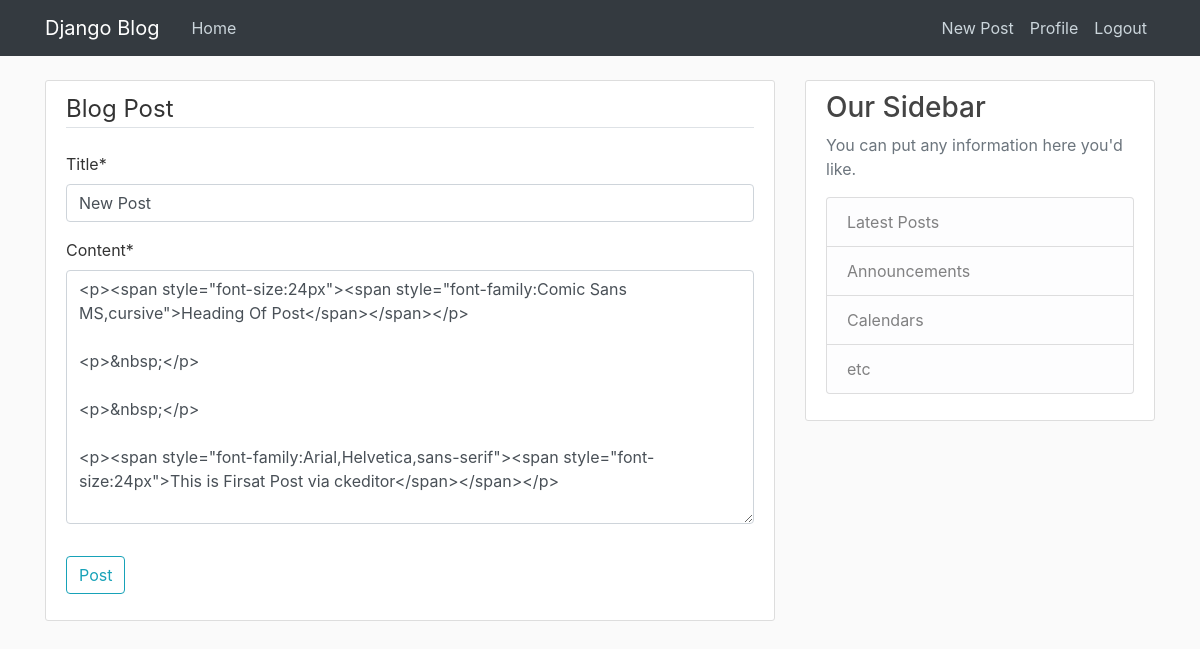
The page /post/2/update/ (signed in) on the database its author committed.
### blog/models.py (models this page shows, shortened)
class Post(models.Model):
    title = models.CharField(max_length=100)
    content = RichTextUploadingField()
    date_posted = models.DateTimeField(default=timezone.now)
    author = models.ForeignKey(User, on_delete=models.CASCADE)

### blog/views.py (the view, shortened to what this page needs)
# urls.py: path('post/<int:pk>/update/', PostUpdateView.as_view(), name='post-update'),
class PostUpdateView(LoginRequiredMixin, UserPassesTestMixin, UpdateView):
    model = Post
    fields = ['title', 'content']
    def test_func(self):
        post = self.get_object()
        if self.request.user == post.author:
            return True
        return False

### blog/templates/blog/post_form.html (shortened to what this page needs)
{% extends "blog/base.html" %}
{% load crispy_forms_tags %}
{% block content %}
    <div class="content-section">
{% load static %}
        <form method="POST">
            <fieldset class="form-group">
                <legend class="border-bottom mb-4">Blog Post</legend>
                {{ form|crispy|safe }}
            </fieldset>
            <div class="form-group">
                <button class="btn btn-outline-info" type="submit">Post</button>
            </div>
        </form>
    </div>
{% endblock content %}

### blog/static/blog/main.css (style rules this page uses)
body { background: #fafafa; color: #333333; margin-top: 5rem; }
.content-section { background: #ffffff; padding: 10px 20px; border: 1px solid #dddddd; border-radius: 3px; margin-bottom: 20px; }

### rows shown on the page
Post: title "New Post", content "<p><span style=\"font-size:24px\"><span style=\"font-family:Comic Sans MS,cursive\">Heading Of Post</span></span></p> <p>&nbsp;</p> <p>&nbsp;</p> <p><span style=\"font-family:Arial,Helvetica,sans-serif\"><span style=\"font-size:24px\">This is Firsat Post via ckeditor</span></span></p>"
